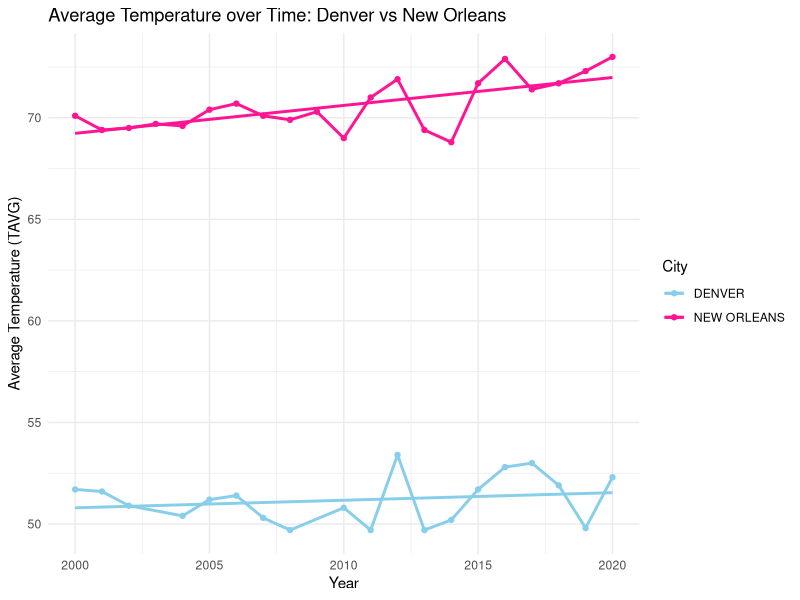
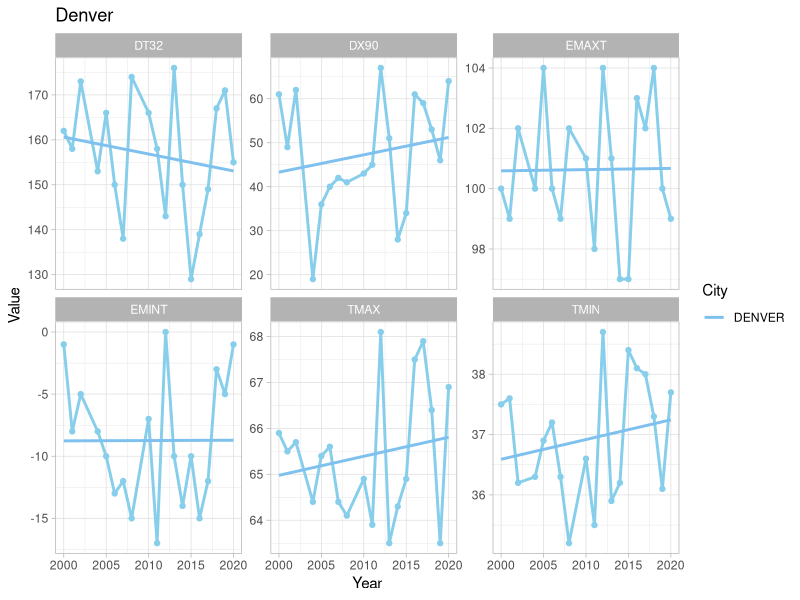
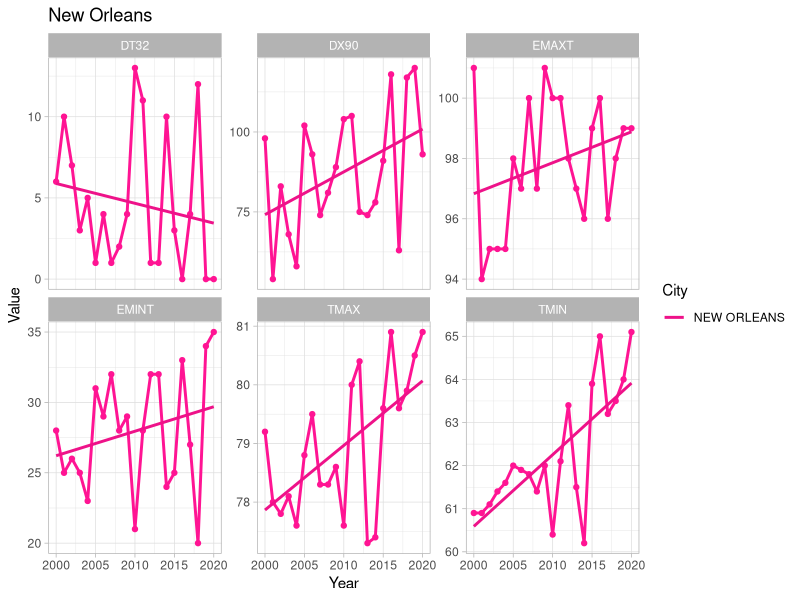
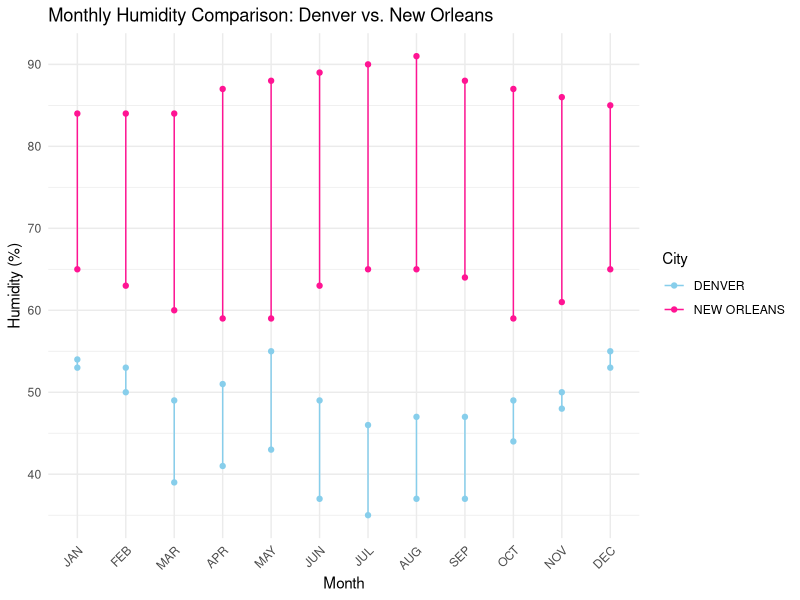

These figures' R source, in order: (Note: this script raises an error after producing the figures.)
## ---- chunk 1
# Load libraries 
library(tidyverse)
library(patchwork) 

# Read and clean data
temp_data <- read_csv("data/denver_neworleans.csv", show_col_types = FALSE)

temp_data_clean <- temp_data %>% 
  filter(!is.na(TAVG))

# Plot both cities together
ggplot(temp_data_clean, aes(x = Year, y = TAVG, color = City)) +
  geom_line(linewidth = 1) +
  geom_point() +
  geom_smooth(se = FALSE, method = "lm") +  # add smooth trend line
  labs(title = "Average Temperature over Time: Denver vs New Orleans",
       x = "Year",
       y = "Average Temperature (TAVG)") +
  theme_minimal() +
  scale_color_manual(values = c("DENVER" = "skyblue", "NEW ORLEANS" = "deeppink"))
## ---- chunk 2
# Load libraries
library(tidyverse)

# Read and clean the data
temp_data <- read_csv("data/denver_neworleans.csv", show_col_types = FALSE) %>%
  filter(!is.na(TAVG))

# Focus only on the important columns
selected_vars <- temp_data %>%
  select(City, Year, EMAXT, EMINT, TMAX, TMIN, DT32, DX90)

# Pivot data longer so each measurement type is a "variable"
long_temp_data <- selected_vars %>%
  pivot_longer(cols = c(EMAXT, EMINT, TMAX, TMIN, DT32, DX90),
               names_to = "Measurement",
               values_to = "Value")

# Separate data for Denver
denver_data <- long_temp_data %>%
  filter(City == "DENVER")

# Separate data for New Orleans
new_orleans_data <- long_temp_data %>%
  filter(City == "NEW ORLEANS")

# Plot for Denver
ggplot(denver_data, aes(x = Year, y = Value, color = City)) +
  geom_line(color = "skyblue", linewidth = 1) +
  geom_point(color = "skyblue") +
  geom_smooth(se = FALSE, method = "lm") +
  facet_wrap(~ Measurement, scales = "free_y") +
  labs(title = "Denver",
       x = "Year",
       y = "Value") +
  theme_light() +
  scale_color_manual(values = c("DENVER" = "skyblue2"))

# Plot for New Orleans
ggplot(new_orleans_data, aes(x = Year, y = Value, color = City)) +
  geom_line(color = "deeppink", linewidth = 1) +
  geom_point(color = "deeppink") +
  geom_smooth(se = FALSE, method = "lm") +
  facet_wrap(~ Measurement, scales = "free_y") +
  labs(title = "New Orleans",
       x = "Year",
       y = "Value") +
  theme_light() +
  scale_color_manual(values = c("NEW ORLEANS" = "deeppink2"))
## ---- chunk 3
library(dplyr)
library(tidyr)
library(ggplot2)
library(readr)

# Load in Data
humid <- read.csv("data/humidity.csv")

# Fix colnames in humid data
colnames(humid) <- c("Station ID", "City", "State", "Start Date", "End Date", "JAN_M", "JAN_A", "FEB_M", "FEB_A", "MAR_M", "MAR_A", "APR_M", "APR_A", "MAY_M", "MAY_A", "JUN_M", "JUN_A", "JUL_M", "JUL_A", "AUG_M", "AUG_A", "SEP_M", "SEP_A", "OCT_M", "OCT_A", "NOV_M", "NOV_A", "DEC_M", "DEC_A", "ANN_M", "ANN_A")

# Filter data for Den and NewO
humid_filtered <- humid %>%
  filter(City %in% c("DENVER", "NEW ORLEANS")) %>%
  select(City, JAN_M, JAN_A, FEB_M, FEB_A, MAR_M, MAR_A, APR_M, APR_A, MAY_M, MAY_A, JUN_M, JUN_A, JUL_M, JUL_A, AUG_M, AUG_A, SEP_M, SEP_A, OCT_M, OCT_A, NOV_M, NOV_A, DEC_M, DEC_A, ANN_M, ANN_A)

# Reshape data
humid_long <- humid_filtered %>%
  pivot_longer(cols = JAN_M:DEC_A,  
               names_to = c("Month", "Time"), 
               names_pattern = "(\\w{3})_(\\w)",
               values_to = "Humidity")

head(humid_long)
## ---- chunk 4
library(ggplot2)

ggplot(humid_long, aes(x = Month, y = Humidity, color = City, group = interaction(City, Month))) +
  geom_line() +
  geom_point() +
  theme_minimal() +
  labs(title = "Monthly Humidity Comparison: Denver vs. New Orleans", 
       x = "Month", 
       y = "Humidity (%)") +
  scale_x_discrete(limits = c("JAN", "FEB", "MAR", "APR", "MAY", "JUN", "JUL", "AUG", "SEP", "OCT", "NOV", "DEC")) +
    scale_color_manual(values = c("DENVER" = "skyblue", "NEW ORLEANS" = "deeppink")) +
  theme(axis.text.x = element_text(angle = 45, hjust = 1))
## ---- chunk 5
# Read in data 
library(readr)
library(dplyr)
library(ggplot2)
library(tidyr)

climate_data <- read_csv("data/denver_neworleans.csv")
elevation <- read_csv("data/elevation.csv")
UHI <- read_csv("data/UHI.csv")

# Clean and prep datasets 
elevation <- elevation %>%
  mutate(Elevation_ft = ( `High Feet` + `Low Feet` ) / 2) %>%
  select(City, Elevation_ft)

UHI <- UHI %>%
  rename(UHI_Effect = `Citywide urban heat island effect (rolled-up from census tract data, weighted by area, in degrees F)`) %>%
  select(City, UHI_Effect)

final_data$City <- toupper(final_data$City)
UHI$City <- toupper(UHI$City)

# Merge everything 
final_data <- climate_data %>%
  left_join(elevation, by = "City") %>%
  left_join(UHI, by = "City")

# Remove rows with NA values in the necessary columns
final_data_clean <- final_data %>%
  filter(!is.na(TAVG), !is.na(Elevation_ft), !is.na(UHI_Effect))

# Build model 
model <- lm(TAVG ~ Elevation_ft + UHI_Effect, data = final_data_clean)

summary(model)

# Scatter plot for Elevation vs TAVG
ggplot(final_data_clean, aes(x = Elevation_ft, y = TAVG, color = City)) +
  geom_point() +
  geom_smooth(method = "lm", col = "forestgreen") +
  labs(title = "Elevation vs. Temperature (TAVG)", x = "Elevation (ft)", y = "Temperature (TAVG)") +
  scale_color_manual(values = c("NEW ORLEANS" = "deeppink", "DENVER" = "skyblue"))

# Scatter plot for UHI Effect vs TAVG
ggplot(final_data_clean, aes(x = UHI_Effect, y = TAVG, color = City)) +
  geom_point() +
  geom_smooth(method = "lm", col = "purple") +
  labs(title = "UHI Effect vs. Temperature (TAVG)", x = "UHI Effect (°F)", y = "Temperature (TAVG)") +
  scale_color_manual(values = c("NEW ORLEANS" = "deeppink", "DENVER" = "skyblue"))
